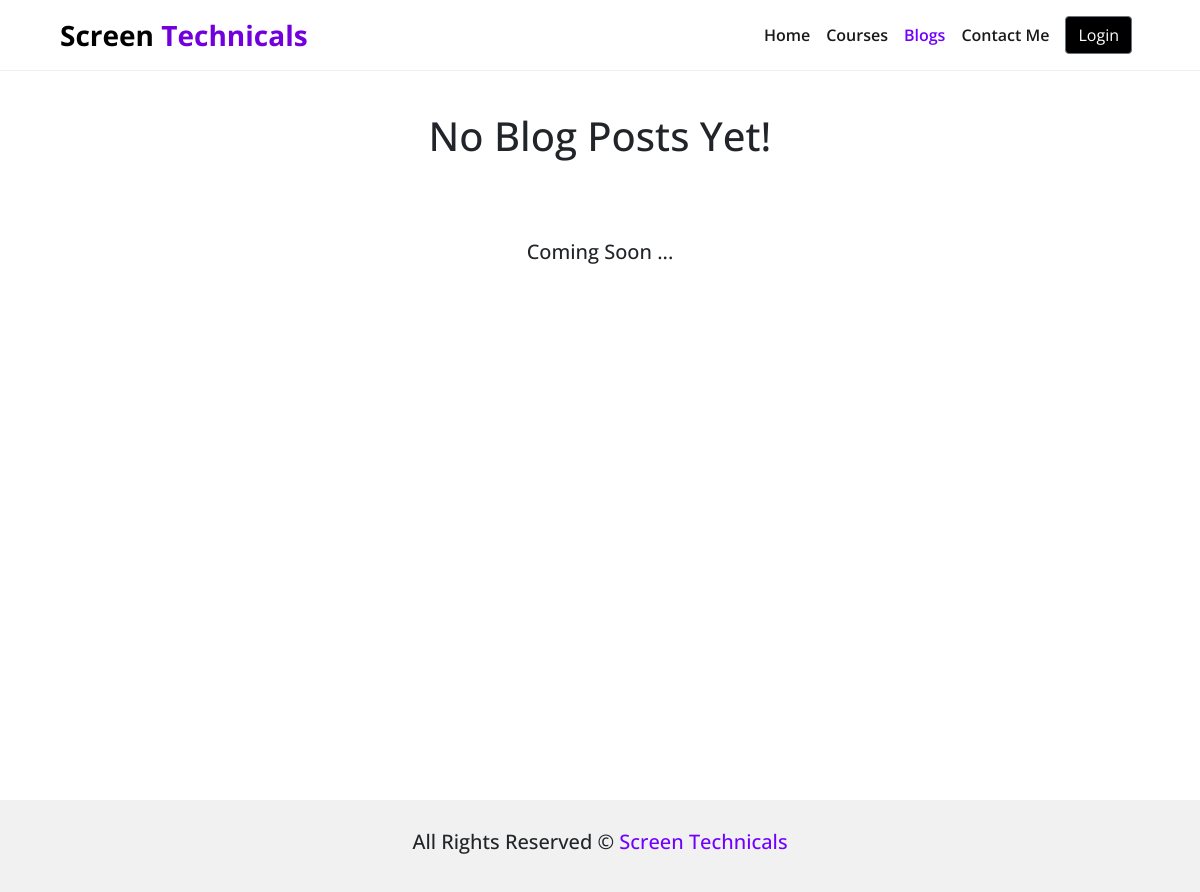
The page /blogs/ on the database as committed earlier.
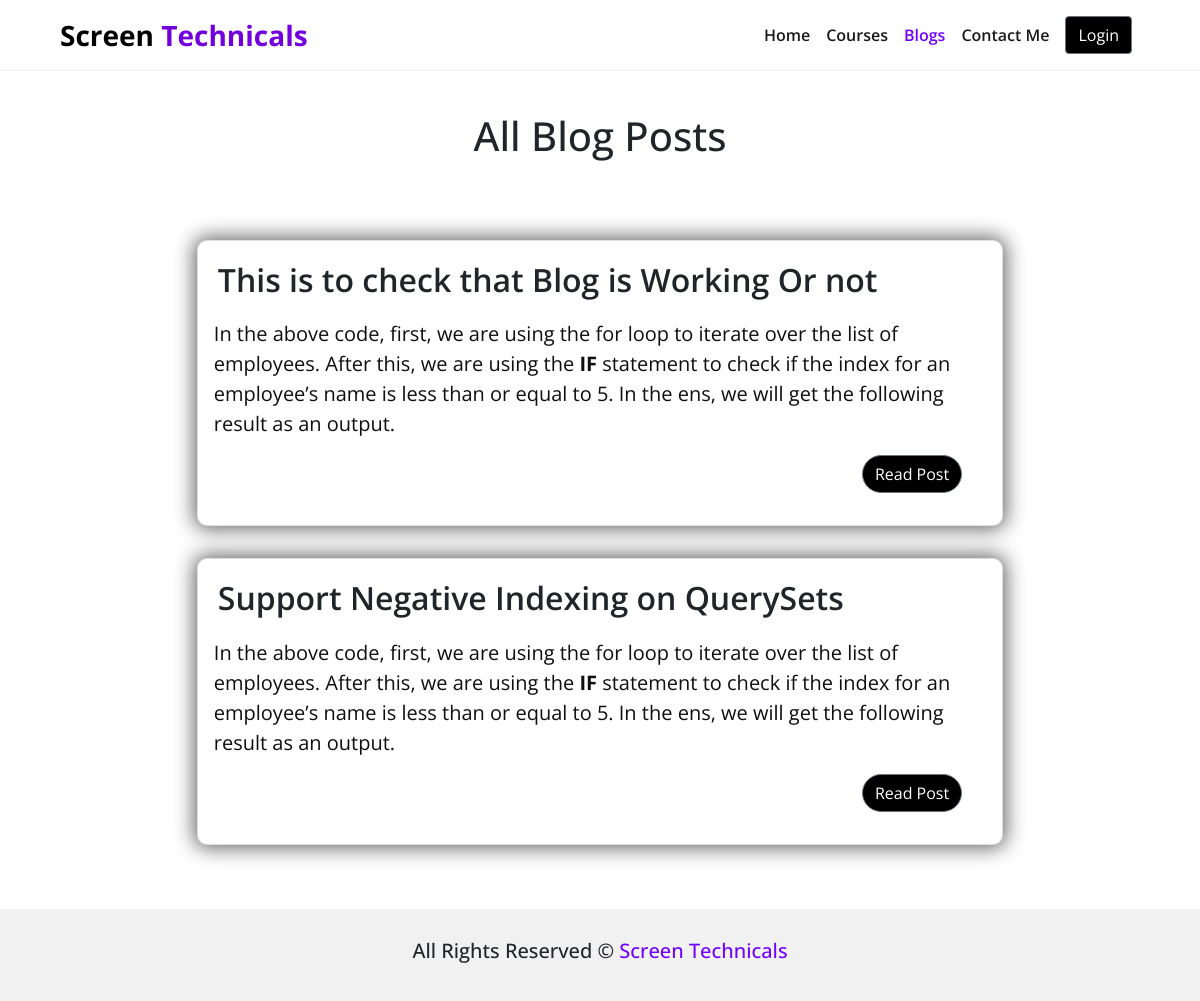
The same page on the database as committed later.
### Blog/models.py (models this page shows, shortened)
class BlogPost(models.Model):
    title = models.CharField(max_length=200)
    category = models.CharField(max_length=100)
    content = models.TextField()
    date_time = models.DateTimeField(auto_now_add=True)
    slug = AutoSlugField(populate_from='title', unique=True, null=True, blank=True, default=None)

### Blog/views.py (the view)
# urls.py: path('blogs/', views.blogs, name="blogs"),
def blogs(request):
    allBlogPosts = BlogPost.objects.all()
    context = {
        'allBlogPosts': allBlogPosts,
    }
    return render(request, "Blog/blogs.html", context)

### templates/Blog/blogs.html (shortened to what this page needs)
{% extends 'base.html' %}
{% load static %}
{% block activeBlog %}text-primary{% endblock activeBlog %}
{% block body %}
<div class="container-fluid pt-5" style="min-height: 100vh;">
    {% if allBlogPosts %}
    <h1 class="text-center mt-5 p-3">All Blog Posts</h1>
    <div class="container-fluid d-flex flex-column justify-content-around align-items-center flex-wrap my-5">
        {% for posts in allBlogPosts %}
        <div class="card blog-card-home card-shadow position-relative card-hover my-3 mx-3" style="width: 70%; height: 10%; border-radius: 10px;">
                <div class="card-body px-3">
                    <h5 class="card-title fs-2 fw-semi-bold p-1" style="pointer-events: none;">{{posts.title}}</h5>
                    <p class="card-text" style="pointer-events: none;">{{posts.content |safe |truncatewords:200}}</p>
                    <div class="text-end mx-4 my-3">
                        <a href="/blogs/{{posts.slug}}/" class="btn text-end btn-secondary rounded-pill">Read Post</a>
                    </div>
                </div>
            </div>
            {% endfor %}
        </div>
        {% else %}
            <h1 class="text-center mt-5 p-3">No Blog Posts Yet!</h1>
            <h1 class="text-center mt-5 p-3 fs-5">Coming Soon ...</h1>
        {% endif %}
</div>
{% endblock body %}

Rows that differ between the two databases and show on the page:
added BlogPost: title "This is to check that Blog is Working Or not", content "In the above code, first, we are using the for loop to iterate over the list of employees. After this, we are using the IF statement to check if the index for an employee’s name is less than or equal to 5. In the ens, we will get the following result as an output."
added BlogPost: title "Support Negative Indexing on QuerySets", content "In the above code, first, we are using the for loop to iterate over the list of employees. After this, we are using the IF statement to check if the index for an employee’s name is less than or equal to 5. In the ens, we will get the following result as an output."
Other text that changed with them:
text no longer shown: "No Blog Posts Yet! Coming Soon ..."
text now shown: "All Blog Posts"
